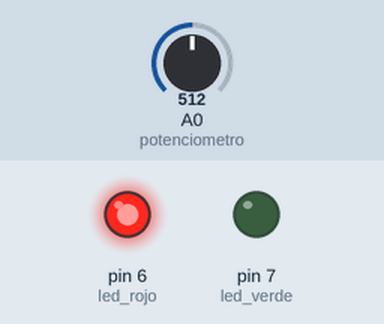
A sketch run on a simulated Arduino Uno, built with avr-gcc and run on an emulated ATmega328P. Shown: output pins drawn as LEDs (lit = HIGH). The test bench sets the inputs (shaded band); at power-on: A0 (potenciometro) = 512. What the sketch prints to the serial monitor is not drawn.

Above: at 0.1 s.
Timing chart, 0 to 1.6 s (numbered marks = the images above):
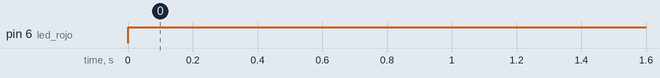

Measured:
- by itself, pin 6 (led_rojo): LOW → HIGH at 0.00 s

The sketch:

potenciometro_encender_dos_leds.ino
```cpp
int potenciometro=A0;
int valor_pot=0;
int x=500;
int led_verde=7;
int led_rojo=6;

void setup() {
  // put your setup code here, to run once:
  Serial.begin(9600);
  pinMode(led_verde,OUTPUT);
  pinMode(led_rojo,OUTPUT);
}

void loop() {
  // put your main code here, to run repeatedly:
  valor_pot=analogRead(potenciometro);
  Serial.println(valor_pot);
  if(x==valor_pot){
    digitalWrite(led_verde, HIGH);
    digitalWrite(led_rojo, LOW);
}
else{
  digitalWrite(led_rojo,HIGH);
  digitalWrite(led_verde,LOW);
}
delay(300);

}
```
